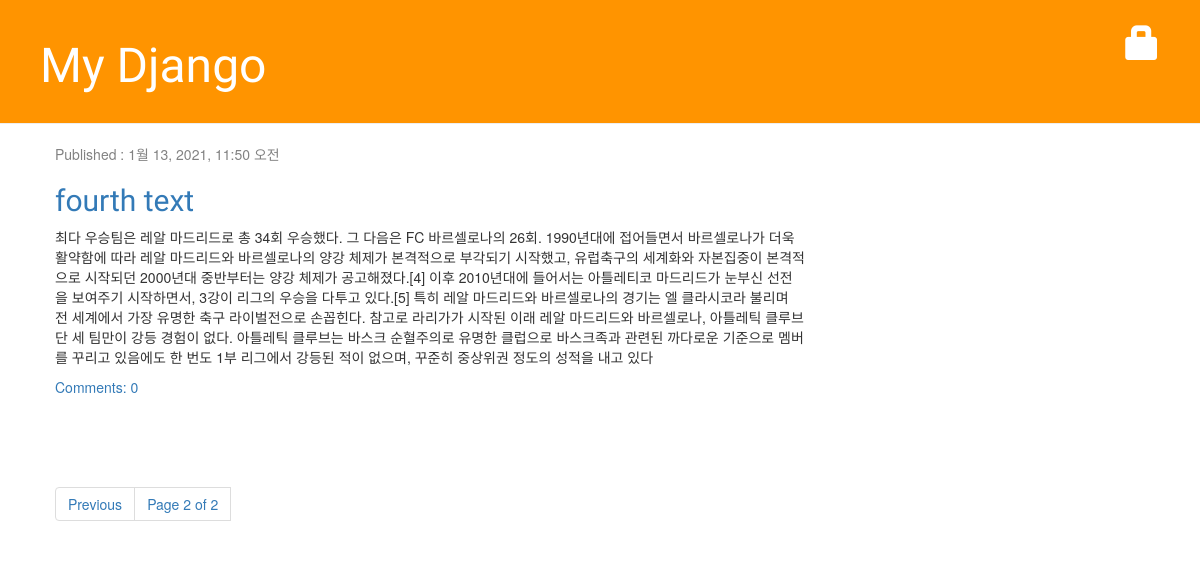
Before: /?page=2 with the older database file.
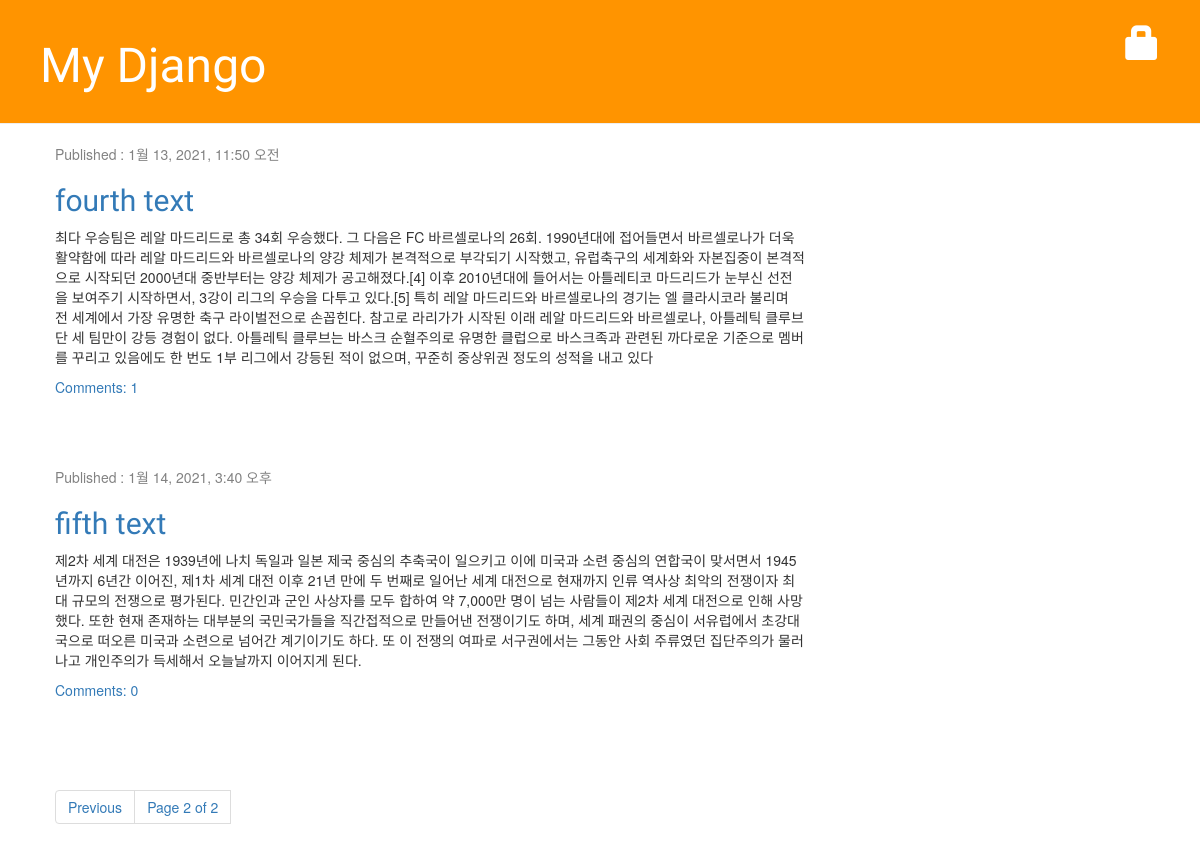
After: the same page with the newer database file.
### blog/models.py (models this page shows, shortened)
class Post(models.Model):
    author = models.ForeignKey('auth.User', on_delete=models.CASCADE)
    title = models.CharField(max_length=200, validators=[min_length_3_validator])
    text = models.TextField()
    created_date = models.DateTimeField(default=timezone.now)
    published_date = models.DateTimeField(blank=True, null=True)

### blog/views.py (the view)
# urls.py: path('', views.post_list, name='post_list'),
def post_list(request):
    post_list = Post.objects.filter(published_date__lte=timezone.now()).order_by('published_date')
    paginator = Paginator(post_list, 2)
    page_no = request.GET.get('page')
    try:
        posts = paginator.page(page_no)
    except PageNotAnInteger:
        posts = paginator.page(1)
    except EmptyPage:
        posts = paginator.page(paginator.num_pages)
    return render(request, 'blog/post_list.html', {'posts': posts})

### blog/templates/blog/post_list.html
{% extends 'blog/base.html' %}
{% block content %}
    {% for post in posts %}
        <div class="post">
            <div class="date">
                <p>Published : {{post.published_date}}</p>
            </div>
            <h2><a href="{% url 'post_detail' pk=post.pk %}">{{post.title}}</a></h2>
            <p>{{post.text|linebreaksbr}}</p>
            <a href="{% url 'post_detail' pk=post.pk %}">Comments: {{post.comments.count}}</a>
        </div>
    {% endfor %}
    {% include 'blog/post_pagination.html' with page=posts %}
{% endblock %}

Changed rows visible on the page:
computed for Post "fourth text": comments.count "0" → "1"
added Post: published_date "1월 14, 2021, 3:40 오후", title "fifth text", text "제2차 세계 대전은 1939년에 나치 독일과 일본 제국 중심의 추축국이 일으키고 이에 미국과 소련 중심의 연합국이 맞서면서 1945년까지 6년간 이어진, 제1차 세계 대전 이후 21년 만에 두 번째로 일어난 세계 대전으로 현재까지 인류 역사상 최악의 전쟁이자 최대 규모의 전쟁으로 평가된다. 민간인과 군인 사상자를 모두 합하여 약 7,000만 명이 넘는 사람들이 제2차 세계 대전으로 인해 사망했다. 또한 현재 존재하는 대부분의 국민국가들을 직간접적으로 만들어낸 전쟁이기도 하며, 세계 패권의 중심이 서유럽에서 초강대국으로 떠오른 미국과 소련으로 넘어간 계기이기도 하다. 또 이 전쟁의 여파로 서구권에서는 그동안 사회 주류였던 집단주의가 물러나고 개인주의가 득세해서 오늘날까지 이어지게 된다.", comments.count "0"
